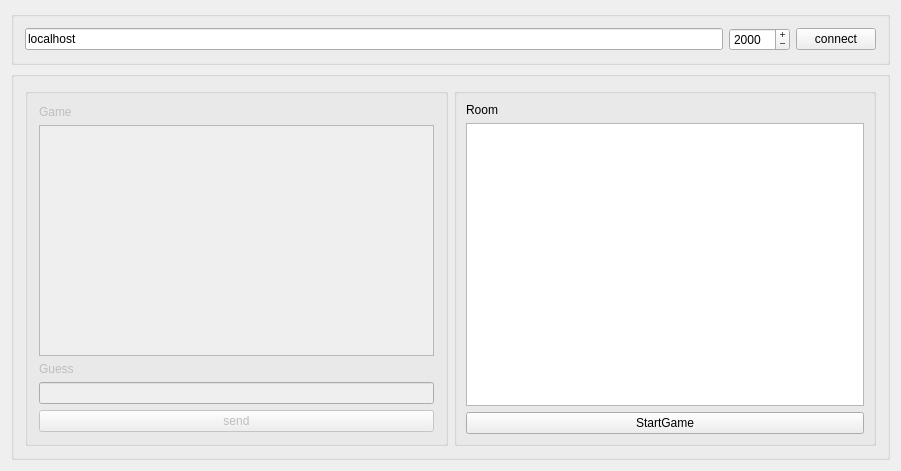
<?xml version="1.0" encoding="UTF-8"?>
<ui version="4.0">
 <class>MyWidget</class>
 <widget class="QWidget" name="MyWidget">
  <property name="geometry">
   <rect>
    <x>0</x>
    <y>0</y>
    <width>901</width>
    <height>471</height>
   </rect>
  </property>
  <property name="windowTitle">
   <string>Simple TCP client</string>
  </property>
  <layout class="QVBoxLayout" name="verticalLayout_2">
   <item>
    <widget class="QGroupBox" name="connectGroup">
     <property name="title">
      <string/>
     </property>
     <layout class="QHBoxLayout" name="horizontalLayout">
      <item>
       <widget class="QLineEdit" name="hostLineEdit">
        <property name="text">
         <string>localhost</string>
        </property>
       </widget>
      </item>
      <item>
       <widget class="QSpinBox" name="portSpinBox">
        <property name="buttonSymbols">
         <enum>QAbstractSpinBox::PlusMinus</enum>
        </property>
        <property name="minimum">
         <number>1</number>
        </property>
        <property name="maximum">
         <number>65535</number>
        </property>
        <property name="value">
         <number>2000</number>
        </property>
       </widget>
      </item>
      <item>
       <widget class="QPushButton" name="conectBtn">
        <property name="text">
         <string>connect</string>
        </property>
       </widget>
      </item>
     </layout>
    </widget>
   </item>
   <item>
    <widget class="QGroupBox" name="groupBox">
     <layout class="QHBoxLayout" name="horizontalLayout_8">
      <item>
       <widget class="QGroupBox" name="talkGroup">
        <property name="enabled">
         <bool>false</bool>
        </property>
        <property name="maximumSize">
         <size>
          <width>437</width>
          <height>16777215</height>
         </size>
        </property>
        <property name="title">
         <string/>
        </property>
        <layout class="QGridLayout" name="gridLayout_10">
         <item row="0" column="0">
          <widget class="QLabel" name="gameLabel">
           <property name="text">
            <string>Game</string>
           </property>
          </widget>
         </item>
         <item row="2" column="0">
          <widget class="QLabel" name="guessLabel">
           <property name="text">
            <string>Guess</string>
           </property>
          </widget>
         </item>
         <item row="3" column="0">
          <widget class="QLineEdit" name="msgLineEdit"/>
         </item>
         <item row="1" column="0">
          <widget class="QTextEdit" name="gameTextEdit">
           <property name="readOnly">
            <bool>true</bool>
           </property>
          </widget>
         </item>
         <item row="4" column="0">
          <widget class="QPushButton" name="sendBtn">
           <property name="text">
            <string>send</string>
           </property>
          </widget>
         </item>
        </layout>
       </widget>
      </item>
      <item>
       <widget class="QGroupBox" name="roomGroup">
        <layout class="QGridLayout" name="gridLayout_12">
         <property name="leftMargin">
          <number>9</number>
         </property>
         <property name="topMargin">
          <number>9</number>
         </property>
         <property name="rightMargin">
          <number>9</number>
         </property>
         <property name="bottomMargin">
          <number>9</number>
         </property>
         <item row="0" column="0">
          <widget class="QLabel" name="roomlabel">
           <property name="text">
            <string>Room</string>
           </property>
          </widget>
         </item>
         <item row="1" column="0">
          <widget class="QTextEdit" name="roomTextEdit"/>
         </item>
         <item row="2" column="0">
          <widget class="QPushButton" name="startGameBtn">
           <property name="text">
            <string>StartGame</string>
           </property>
          </widget>
         </item>
        </layout>
       </widget>
      </item>
     </layout>
    </widget>
   </item>
  </layout>
 </widget>
 <layoutdefault spacing="6" margin="11"/>
 <tabstops>
  <tabstop>portSpinBox</tabstop>
  <tabstop>hostLineEdit</tabstop>
  <tabstop>conectBtn</tabstop>
 </tabstops>
 <resources/>
 <connections/>
</ui>
